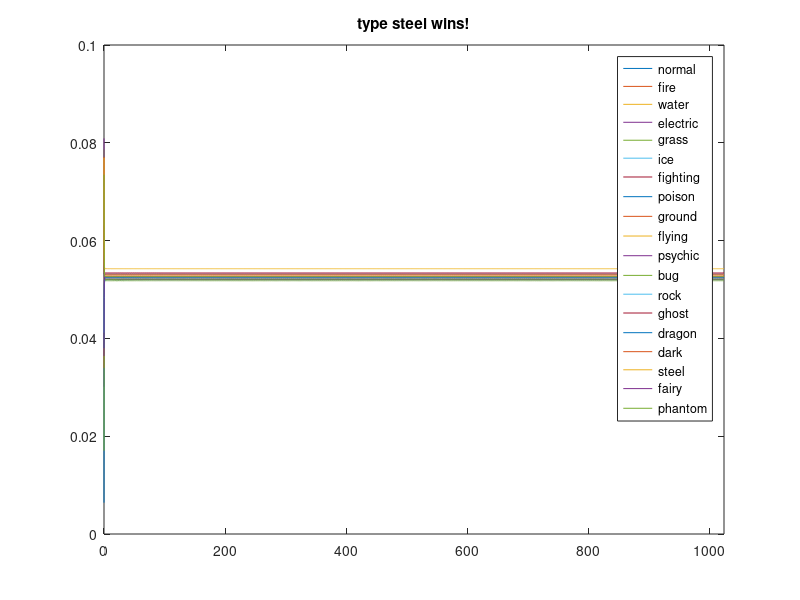

The MATLAB source for this figure:
function [t_,y_] = pokemon_ode_ver1();

n_type = 0;
type_str{1+n_type} = 'normal'; n_type = n_type+1;
type_str{1+n_type} = 'fire'; n_type = n_type+1;
type_str{1+n_type} = 'water'; n_type = n_type+1;
type_str{1+n_type} = 'electric'; n_type = n_type+1;
type_str{1+n_type} = 'grass'; n_type = n_type+1;
type_str{1+n_type} = 'ice'; n_type = n_type+1;
type_str{1+n_type} = 'fighting'; n_type = n_type+1;
type_str{1+n_type} = 'poison'; n_type = n_type+1;
type_str{1+n_type} = 'ground'; n_type = n_type+1;
type_str{1+n_type} = 'flying'; n_type = n_type+1;
type_str{1+n_type} = 'psychic'; n_type = n_type+1;
type_str{1+n_type} = 'bug'; n_type = n_type+1;
type_str{1+n_type} = 'rock'; n_type = n_type+1;
type_str{1+n_type} = 'ghost'; n_type = n_type+1;
type_str{1+n_type} = 'dragon'; n_type = n_type+1;
type_str{1+n_type} = 'dark'; n_type = n_type+1;
type_str{1+n_type} = 'steel'; n_type = n_type+1;
type_str{1+n_type} = 'fairy'; n_type = n_type+1;
type_str{1+n_type} = 'phantom'; n_type = n_type+1;

quit_chance = input(sprintf(' %% enter quit_chance (default 0): ')); 
if (isempty(quit_chance)); quit_chance = 0.000; disp(sprintf(' %% using default quit_chance %f',quit_chance)); end;
A = pokematrix(); B = A./(A+transpose(A)); B(14,1)=0.5; B(1,14)=0.5; %normal-vs-ghost;

T0 = 0; TF = 256*4; t_ = linspace(T0,TF,1024*4);
y_init = rand(19,1); y_init = y_init/sum(y_init);
[t_,y_] = ode45(@(t,y) pokefun(t,y,B,quit_chance),t_,y_init);
figure;cla;
plot(t_,y_); xlim([0,max(t_)]);
legend(type_str);
y_avg = mean(y_,1);
[tmp,ij] = max(y_avg); title(sprintf('type %s wins!',type_str{ij}));
[tmp,ij] = sort(y_avg,'descend');
for nr=1:length(ij);
disp(sprintf(' %.2d-place: type-%s (%0.2f)',nr,type_str{ij(nr)},y_avg(ij(nr))));
end;%for nr=1:length(ij);

%%%%%%%%%%%%%%%%%%%%%%%%%%%%%%%% ;
% principal component analysis;
%%%%%%%%%%%%%%%%%%%%%%%%%%%%%%%% ;
%[U,S,V] = svds(y_,3);
%figure;cla;
%plot3(U(:,1),U(:,2),U(:,3),'r-'); title('PCA: rotate me!');
%axis vis3d;

%%%%%%%%%%%%%%%%%%%%%%%%%%%%%%%%%%%%%%%%%%%%%%%%%%%%%%%%%%%%%%%% ;

function A = pokematrix();
A = [... 
 2 2 2 2 2 2 2 2 2 2 2 2 1 0 2 2 1 2 2 ; ...
 2 1 1 2 4 4 2 2 2 2 2 4 1 2 1 2 4 2 2 ; ...
 2 4 1 2 1 2 2 2 4 2 2 2 4 2 1 2 2 2 2 ; ...
 2 2 4 1 1 2 2 2 0 4 2 2 2 2 1 2 2 2 2 ; ...
 2 1 4 2 1 2 2 1 4 1 2 1 4 2 1 2 1 2 2 ; ...
 2 1 1 2 4 1 2 2 4 4 2 2 2 2 4 2 1 2 2 ; ...
 4 2 2 2 2 4 2 1 2 1 1 1 4 0 2 4 4 1 2 ; ...
 2 2 2 2 4 2 2 1 1 2 2 2 1 1 2 2 0 4 2 ; ...
 2 4 2 4 1 2 2 4 2 0 2 1 4 2 2 2 4 2 2 ; ...
 2 2 2 1 4 2 4 2 2 2 2 4 1 2 2 2 1 2 2 ; ...
 2 2 2 2 2 2 4 4 2 2 1 2 2 2 2 0 1 2 2 ; ...
 2 1 2 2 4 2 1 2 2 1 4 2 2 1 2 4 1 1 2 ; ...
 2 4 2 2 2 4 1 2 1 4 2 4 2 2 2 2 1 2 2 ; ...
 0 2 2 2 2 2 2 2 2 2 4 2 2 4 2 1 2 2 2 ; ...
 2 2 2 2 2 2 2 2 2 2 2 2 2 2 4 2 1 0 2 ; ...
 2 2 2 2 2 2 1 2 2 2 4 2 2 4 2 1 2 1 2 ; ...
 2 1 1 1 2 4 2 2 2 2 2 2 4 2 2 2 1 4 2 ; ...
 2 1 2 2 2 2 4 1 2 2 2 2 2 2 4 4 1 2 2 ; ...
 2 2 2 2 2 2 2 2 2 2 2 2 2 2 2 2 2 2 2 ; ...
     ] / 2;

%%%%%%%%%%%%%%%%%%%%%%%%%%%%%%%%%%%%%%%%%%%%%%%%%%%%%%%%%%%%%%%% ;

function f = pokefun(t,y,B,quit_chance);
%f = + y.*((B)*y) - y.*(transpose(B)*y) + quit_chance*(sum(y)/19-y);
f = + y.*((B-transpose(B))*y) + quit_chance*(sum(y)/19-y);

%%%%%%%%%%%%%%%%%%%%%%%%%%%%%%%%%%%%%%%%%%%%%%%%%%%%%%%%%%%%%%%% ;
